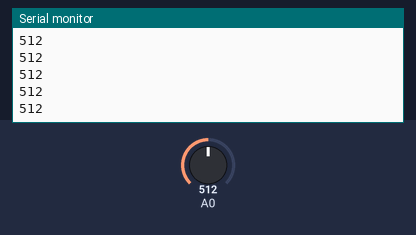
A sketch run on a simulated Arduino Uno, built with avr-gcc and run on an emulated ATmega328P. On the bench: the last lines printed to the serial monitor. The test bench sets the inputs (shaded band); at power-on: A0 = 512.

Above: at 1.2 s.
1.3 s: A0 set to 716
At 2.2 s:
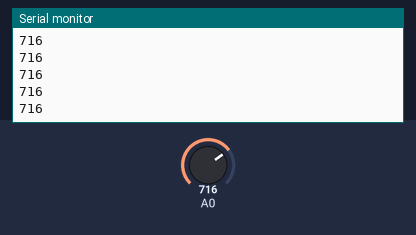
2.8 s: A0 set to 900
At 3.6 s:
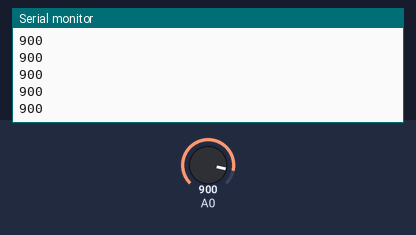
Timing chart, 0 to 5.8 s (numbered marks = the images above; inputs shaded):
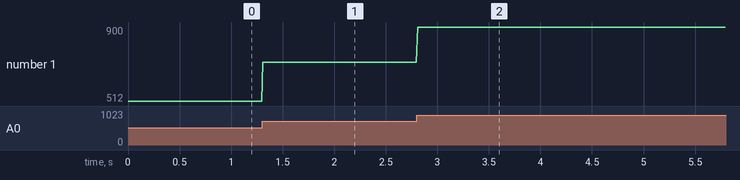

Measured:
- after the input at 1.3 s, the serial monitor: prints a new line at once (image 1)
- after the input at 2.8 s, the serial monitor: prints a new line at once (image 2)
- plotted number 1: 512 → 716 after the input at 1.3 s, 716 → 900 after the input at 2.8 s

The sketch:

sketch_nov8a.ino
```cpp
void setup()
{
   Serial.begin(9600);
  pinMode(A0, INPUT);

}

void loop()
{
  int current_angle = analogRead(A0);
  Serial.println(current_angle);
  delay(10);
}
```
